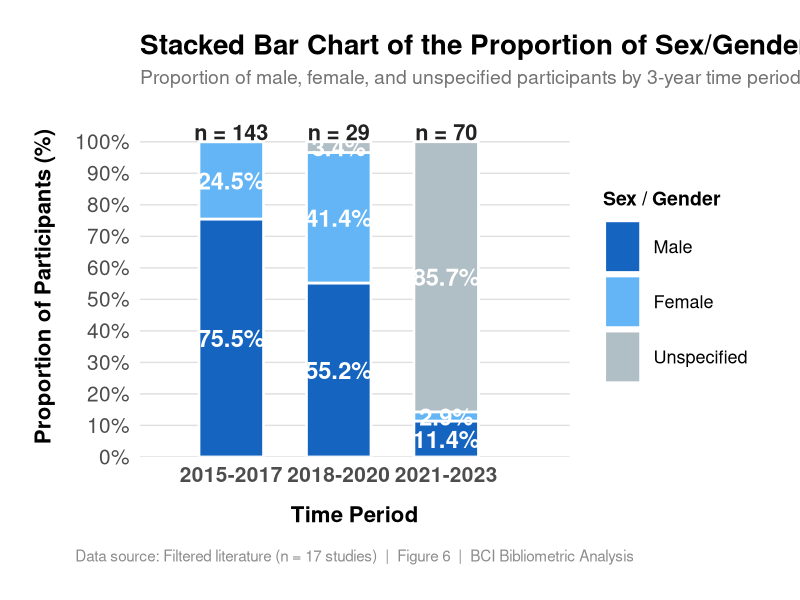
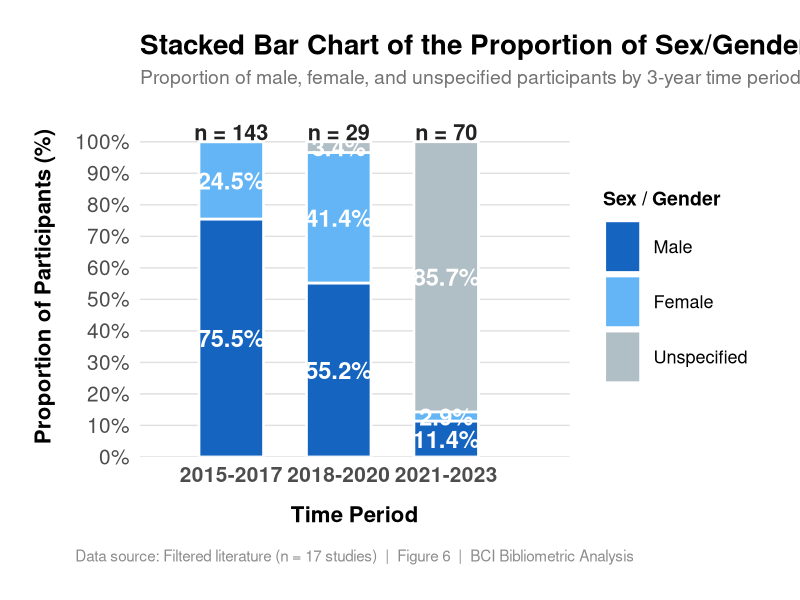

Here is the R script that generated these plots, in order:
pkgs <- c("ggplot2", "dplyr", "tidyr", "scales")
for (p in pkgs) if (!requireNamespace(p, quietly = TRUE)) install.packages(p)

library(ggplot2)
library(dplyr)
library(tidyr)
library(scales)

# Load Data
df <- read.csv("Figure6DataExtraction.csv", stringsAsFactors = FALSE)

df <- df %>%
  mutate(Period = case_when(
    Year >= 2012 & Year <= 2014 ~ "2012-2014",
    Year >= 2015 & Year <= 2017 ~ "2015-2017",
    Year >= 2018 & Year <= 2020 ~ "2018-2020",
    Year >= 2021 & Year <= 2023 ~ "2021-2023",
    TRUE ~ "Other"
  ))

agg <- df %>%
  group_by(Period) %>%
  summarise(
    Male            = sum(Male,            na.rm = TRUE),
    Female          = sum(Female,          na.rm = TRUE),
    Sex_Unspecified = sum(Sex_Unspecified, na.rm = TRUE),
    .groups = "drop"
  ) %>%
  mutate(Total = Male + Female + Sex_Unspecified)


agg <- agg %>%
  mutate(
    Male_pct   = round(Male            / Total * 100, 1),
    Female_pct = round(Female          / Total * 100, 1),
    Unspc_pct  = round(Sex_Unspecified / Total * 100, 1)
  )

print(agg %>% select(Period, Total, Male_pct, Female_pct, Unspc_pct))

long <- agg %>%
  select(Period, Total, Male_pct, Female_pct, Unspc_pct) %>%
  pivot_longer(
    cols      = c(Male_pct, Female_pct, Unspc_pct),
    names_to  = "Sex",
    values_to = "Percentage"
  ) %>%
  mutate(
    Sex = recode(Sex,
                 "Male_pct"   = "Male",
                 "Female_pct" = "Female",
                 "Unspc_pct"  = "Unspecified"
    )
  )

STACK_ORDER <- c("Male", "Female", "Unspecified")

period_levels <- c("2012-2014", "2015-2017", "2018-2020", "2021-2023")

plot_data <- long %>%
  mutate(
    Sex    = factor(Sex,    levels = STACK_ORDER),
    Period = factor(Period, levels = period_levels)
  ) %>%
  arrange(Period, Sex) %>%
  group_by(Period) %>%
  mutate(
    ymax    = cumsum(Percentage),
    ymin    = ymax - Percentage,
    label_y = (ymin + ymax) / 2,
    x_pos   = as.numeric(Period)
  ) %>%
  ungroup()

print(plot_data %>% select(Period, Sex, Percentage, ymin, ymax, label_y))

sex_colours <- c(
  "Male"        = "#1565C0",   # deep blue
  "Female"      = "#64B5F6",   # light blue
  "Unspecified" = "#B0BEC5"    # blue-grey
)

BAR_HALF_W <- 0.30

n_labels <- agg %>%
  mutate(
    x_pos   = as.numeric(factor(Period, levels = period_levels)),
    label_y = 103
  )

# Plotting

p <- ggplot() +

  geom_rect(
    data = plot_data,
    aes(
      xmin = x_pos - BAR_HALF_W,
      xmax = x_pos + BAR_HALF_W,
      ymin = ymin,
      ymax = ymax,
      fill = Sex
    ),
    colour    = "white",
    linewidth = 0.9
  ) +

  geom_text(
    data = filter(plot_data, Percentage > 0),
    aes(
      x     = x_pos,
      y     = label_y,
      label = paste0(Percentage, "%"),
      size  = 6
    ),
    fontface = "bold",
    colour   = "white",
    family   = "Helvetica"
  ) +
  scale_size_identity() +

  geom_text(
    data = n_labels,
    aes(x = x_pos, y = label_y, label = paste0("n = ", Total)),
    fontface = "bold",
    size     = 5.5,
    colour   = "#222222",
    family   = "Helvetica"
  ) +

  scale_fill_manual(
    values = sex_colours,
    name   = "Sex / Gender",
    guide  = guide_legend(reverse = FALSE)
  ) +

  scale_x_continuous(
    breaks = 1:4,
    labels = period_levels,
    expand = expansion(add = c(0.55, 0.85))
  ) +

  scale_y_continuous(
    limits = c(0, 108),
    breaks = seq(0, 100, by = 10),
    labels = function(x) paste0(x, "%"),
    expand = expansion(mult = c(0, 0))
  ) +

  labs(
    title    = "Stacked Bar Chart of the Proportion of Sex/Gender Representation of Participants in BCI Studies by Time Periods",
    subtitle = "Proportion of male, female, and unspecified participants by 3-year time period",
    x        = "Time Period",
    y        = "Proportion of Participants (%)",
    caption  = paste0(
      "Data source: Filtered literature (n = ", nrow(df),
      " studies)  |  Figure 6  |  BCI Bibliometric Analysis"
    )
  ) +

  theme_minimal(base_family = "Helvetica", base_size = 16) +
  theme(
    plot.title         = element_text(face = "bold", size = 20,
                                      margin = margin(b = 6)),
    plot.subtitle      = element_text(size = 14, colour = "grey45",
                                      margin = margin(b = 20)),
    plot.caption       = element_text(size = 11, colour = "grey55",
                                      margin = margin(t = 16), hjust = 0.5),
    axis.title.x       = element_text(face = "bold", size = 16,
                                      margin = margin(t = 14)),
    axis.title.y       = element_text(face = "bold", size = 16,
                                      margin = margin(r = 14)),
    axis.text          = element_text(size = 15),
    axis.text.x        = element_text(face = "bold"),
    panel.grid.major.x = element_blank(),
    panel.grid.minor   = element_blank(),
    panel.grid.major.y = element_line(colour = "grey88", linewidth = 0.5),
    legend.position    = "right",
    legend.title       = element_text(face = "bold", size = 14),
    legend.text        = element_text(size = 13),
    legend.key.height  = unit(1.4, "cm"),
    legend.key.width   = unit(1.0, "cm"),
    plot.margin        = margin(25, 30, 25, 25),
    plot.background    = element_rect(fill = "white", colour = NA),
    panel.background   = element_rect(fill = "white", colour = NA)
  )

print(p)

output_file <- "Figure6_Sex_StackedBarChart.png"
ggsave(
  filename = output_file,
  plot     = p,
  width    = 16,
  height   = 11,
  dpi      = 300,
  bg       = "white"
)


print(
  agg %>%
    select(Period, Total, Male, Female, Sex_Unspecified,
           Male_pct, Female_pct, Unspc_pct) %>%
    rename(
      "N Total"       = Total,
      "N Male"        = Male,
      "N Female"      = Female,
      "N Unspecified" = Sex_Unspecified,
      "% Male"        = Male_pct,
      "% Female"      = Female_pct,
      "% Unspecified" = Unspc_pct
    )
)
